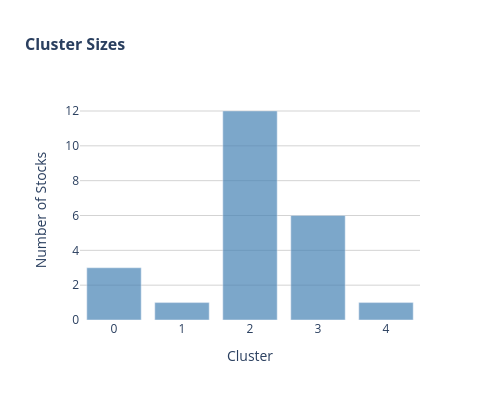

This figure's notebook cell:
### Code cell
# Calculate cluster counts
cluster_counts = X['cluster'].value_counts().sort_index()


fig = px.bar(
    x=cluster_counts.index, 
    y=cluster_counts.values,
    labels={'x': 'Cluster', 'y': 'Number of Stocks'},
    title='Cluster Sizes'
)

fig.update_layout(
    title={
        'text': 'Cluster Sizes',
        'font': {'size': 16, 'weight': 'bold'}
    },
    xaxis_title='Cluster',
    yaxis_title='Number of Stocks',
    showlegend=False,
    width=500,
    height=400,
    plot_bgcolor='white'
)

# Update axes to add gridlines and styling
fig.update_xaxes(
    tickmode='linear',
    tick0=0,
    dtick=1
)

fig.update_yaxes(
    gridcolor='lightgray',
    gridwidth=1,
    griddash='solid',
    showgrid=True,
    zeroline=False
)

# Update bar styling
fig.update_traces(
    marker_color='steelblue',
    marker_opacity=0.7
)

# Show the figure
fig.show()

### Figure 1 — Plotly figure (JSON) as saved in the notebook; plotly's stock layout.template omitted (floating-point values rounded to 4 significant figures)
{"data": [{"alignmentgroup": "True", "hovertemplate": "Cluster=%{x}<br>Number of Stocks=%{y}<extra></extra>", "legendgroup": "", "marker": {"color": "steelblue", "opacity": 0.7, "pattern": {"shape": ""}}, "name": "", "offsetgroup": "", "orientation": "v", "showlegend": false, "textposition": "auto", "type": "bar", "x": [0, 1, 2, 3, 4], "xaxis": "x", "y": [3, 1, 12, 6, 1], "yaxis": "y"}], "layout": {"barmode": "relative", "height": 400, "legend": {"tracegroupgap": 0}, "plot_bgcolor": "white", "showlegend": false, "title": {"font": {"size": 16, "weight": "bold"}, "text": "Cluster Sizes"}, "width": 500, "xaxis": {"anchor": "y", "domain": [0, 1], "dtick": 1, "tick0": 0, "tickmode": "linear", "title": {"text": "Cluster"}}, "yaxis": {"anchor": "x", "domain": [0, 1], "gridcolor": "lightgray", "griddash": "solid", "gridwidth": 1, "showgrid": true, "title": {"text": "Number of Stocks"}, "zeroline": false}}}
